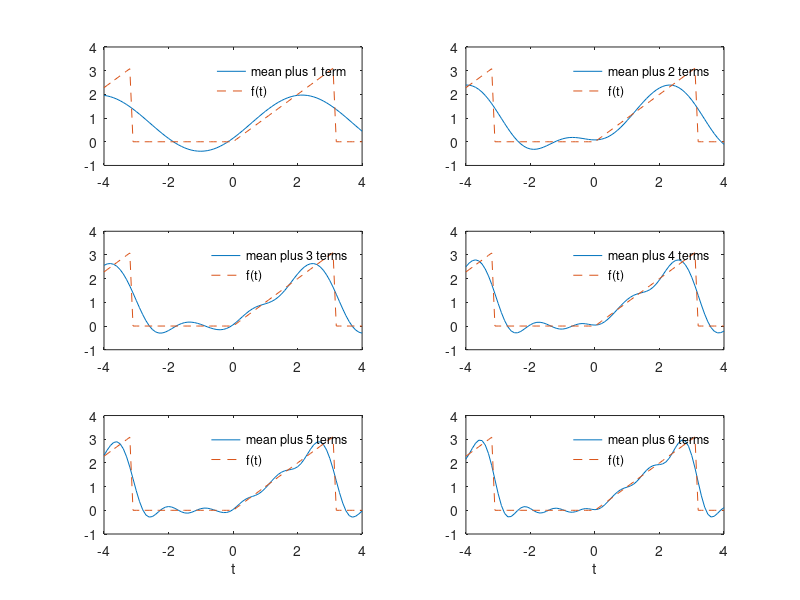

Write MATLAB code to recreate this figure.
clear;
t = [-4:0.1:4]; % create time points in plot
f = zeros(size(t)); % initialize function f(t)
for k = 1:length(t) % construct function f(t)
if t(k) < 0; f(k) = 0; else f(k) = t(k); end;
if t(k) < -pi; f(k) = t(k) + 2*pi; end;
if t(k) > pi ; f(k) = 0; end;
end
% initialize Fourier series with the mean term
fs = (pi/4) * ones(size(t));
clf % clear any figures
for n = 1:6
% create plot of truncated FS with only n harmonic
fs = fs - (2/pi) * cos((2*n-1)*t) / (2*n-1)^2;
fs = fs - (-1)^n * sin(n*t) / n;
subplot(3,2,n), plot(t,fs,t,f,'--')
if n==1
legend('mean plus 1 term','f(t)'); legend boxoff;
else
legend(['mean plus ',num2str(n),' terms'],'f(t)')
legend boxoff

end
if n >= 5; xlabel('t'); end;
end